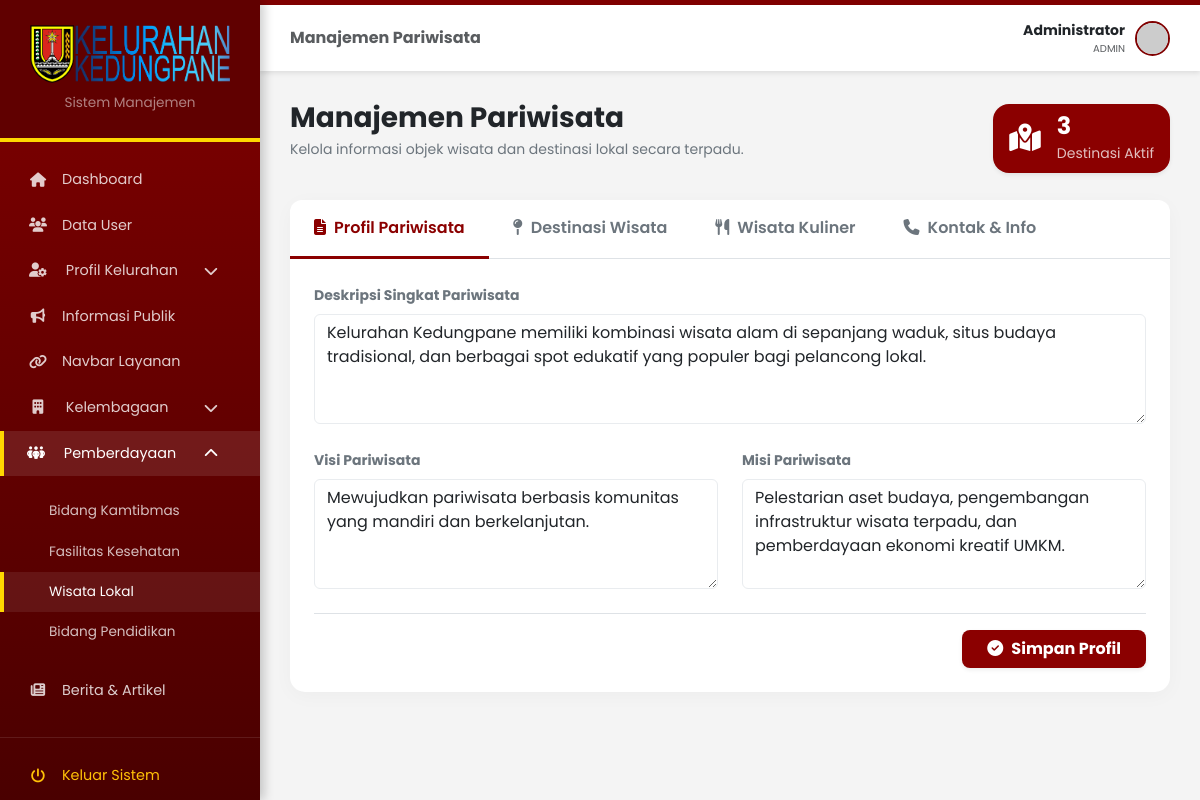
Page /admin/admin_pariwisata.php (signed in) on the committed database.
### tables this page shows
CREATE TABLE `profil_pariwisata` (
  `id` int(11) NOT NULL,
  `deskripsi_singkat` text DEFAULT NULL,
  `sejarah_cerita_unik` text DEFAULT NULL,
  `visi` text DEFAULT NULL,
  `misi` text DEFAULT NULL,
  `updated_at` timestamp NOT NULL DEFAULT current_timestamp() ON UPDATE current_timestamp()
);

### admin/admin_pariwisata.php (the view, shortened to what this page needs)
<?php
require_once __DIR__ . '/auth.php';
$profil = mysqli_query($conn, "SELECT * FROM profil_pariwisata WHERE id=1");
$d = mysqli_fetch_assoc($profil);
$query_destinasi = mysqli_query($conn, "SELECT * FROM destinasi_wisata ORDER BY id DESC");
include 'admin_header.php';
?>
<div class="d-flex justify-content-between align-items-center mb-4">
    <div>
        <h3 class="fw-bold text-dark mb-1">Manajemen Pariwisata</h3>
        <p class="text-secondary small">Kelola informasi objek wisata dan destinasi lokal secara terpadu.</p>
    </div>
    <div class="card border-0 shadow-sm px-3 py-2 bg-primary text-white rounded-4 d-flex flex-row align-items-center" style="background-color: #8B0000 !important;">
        <i class="fa-solid fa-map-location-dot fs-3 me-3"></i>
        <div>
            <h4 class="mb-0 fw-bold"><?= mysqli_num_rows($query_destinasi) ?></h4>
            <small class="opacity-75">Destinasi Aktif</small>
        </div>
    </div>
</div>
<div class="card card-custom bg-white">
    <div class="card-header bg-white border-0 p-0">
        <ul class="nav nav-tabs border-bottom" id="pariwisataTab" role="tablist">
            <li class="nav-item">
                <a class="nav-link active" data-bs-toggle="tab" href="#profil"><i class="fa-solid fa-file-lines me-2"></i>Profil Pariwisata</a>
            </li>
            <li class="nav-item">
                <a class="nav-link" data-bs-toggle="tab" href="#destinasi"><i class="fa-solid fa-map-pin me-2"></i>Destinasi Wisata</a>
            </li>
            <li class="nav-item">
                <a class="nav-link" data-bs-toggle="tab" href="#kuliner"><i class="fa-solid fa-utensils me-2"></i>Wisata Kuliner</a>
            </li>
            <li class="nav-item">
                <a class="nav-link" data-bs-toggle="tab" href="#kontak"><i class="fa-solid fa-phone me-2"></i>Kontak & Info</a>
            </li>
        </ul>
    </div>
    <div class="card-body p-4">
        <div class="tab-content">
            <div class="tab-pane fade show active" id="profil">
                <form action="" method="POST">
                    <div class="mb-4">
                        <label class="form-label small fw-bold text-secondary">Deskripsi Singkat Pariwisata</label>
                        <textarea name="deskripsi_singkat" class="form-control" rows="4" placeholder="Jelaskan potensi wisata Kelurahan Kedungpane..."><?= $d['deskripsi_singkat'] ?? '' ?></textarea>
                    </div>
                    <div class="row g-4">
                        <div class="col-md-6">
                            <label class="form-label small fw-bold text-secondary">Visi Pariwisata</label>
                            <textarea name="visi" class="form-control" rows="4"><?= $d['visi'] ?? '' ?></textarea>
                        </div>
                        <div class="col-md-6">
                            <label class="form-label small fw-bold text-secondary">Misi Pariwisata</label>
                            <textarea name="misi" class="form-control" rows="4"><?= $d['misi'] ?? '' ?></textarea>
                        </div>
                    </div>
                    <div class="mt-4 pt-3 border-top d-flex justify-content-end">
                        <button type="submit" name="update_pariwisata" class="btn px-4 fw-bold shadow-sm" style="background-color: #8B0000; color: white; border-radius: 8px;">
                            <i class="fa-solid fa-check-circle me-2"></i>Simpan Profil
                        </button>
                    </div>
                </form>
            </div>
        </div>
    </div>
</div>
<?php include 'admin_footer.php'; ?>

### admin/admin_styles.css (style rules this page uses)
:root { --maroon-dark: #4a0000; --maroon-bright: #800000; --maroon-header: #600000; --gold: #ffd700; --bg-light: #f4f4f4; }
* { margin: 0; padding: 0; box-sizing: border-box; }
body { font-family: 'Poppins', sans-serif; background-color: var(--bg-light); display: flex; min-height: 100vh; }
.modal-body input, .modal-body textarea, .modal-body select, .form-control { position: relative !important; z-index: 1062 !important; pointer-events: auto !important; }
.card { border-radius: 0.75rem; }
.card-header { border-radius: 0.75rem 0.75rem 0 0 !important; }

### admin/admin_pariwisata.php (style rules this page uses)
.form-control, .form-select { border: 1px solid #e9ecef !important; background-color: #ffffff !important; transition: all 0.2s ease; }
.nav-tabs .nav-link { color: #6c757d; border: none; font-weight: 600; padding: 1rem 1.5rem; }
.nav-tabs .nav-link.active { color: #8B0000; border-bottom: 3px solid #8B0000; background: none; }
.card-custom { border: none; border-radius: 15px; box-shadow: 0 4px 20px rgba(0,0,0,0.03); }

### rows in the picture
profil_pariwisata: deskripsi_singkat "Kelurahan Kedungpane memiliki kombinasi wisata alam di sepanjang waduk, situs budaya tradisional, dan berbagai spot edukatif yang populer bagi pelancong lokal.", visi "Mewujudkan pariwisata berbasis komunitas yang mandiri dan berkelanjutan.", misi "Pelestarian aset budaya, pengembangan infrastruktur wisata terpadu, dan pemberdayaan ekonomi kreatif UMKM."

### other values in the picture
$page_title "Manajemen Pariwisata"
$_SESSION['nama'] "Administrator"
$_SESSION['role'] "ADMIN"
mysqli_num_rows($query_destinasi) "3"
